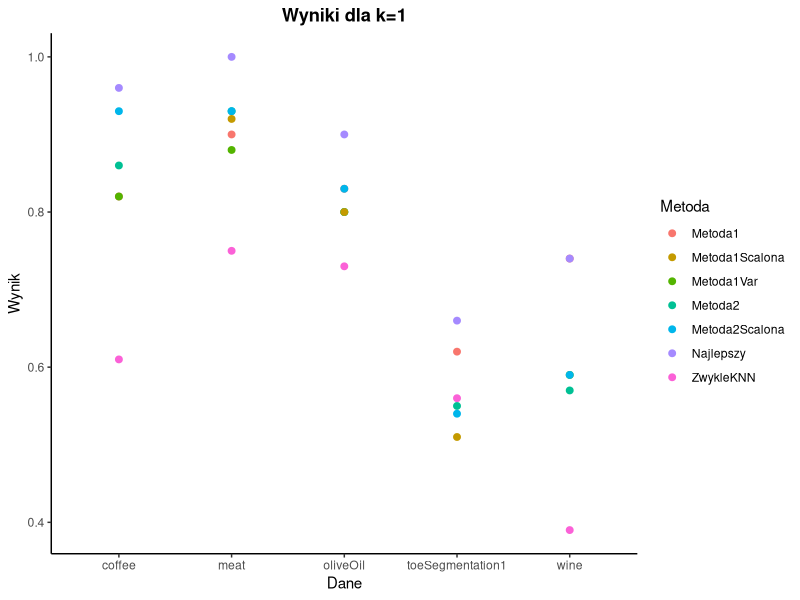
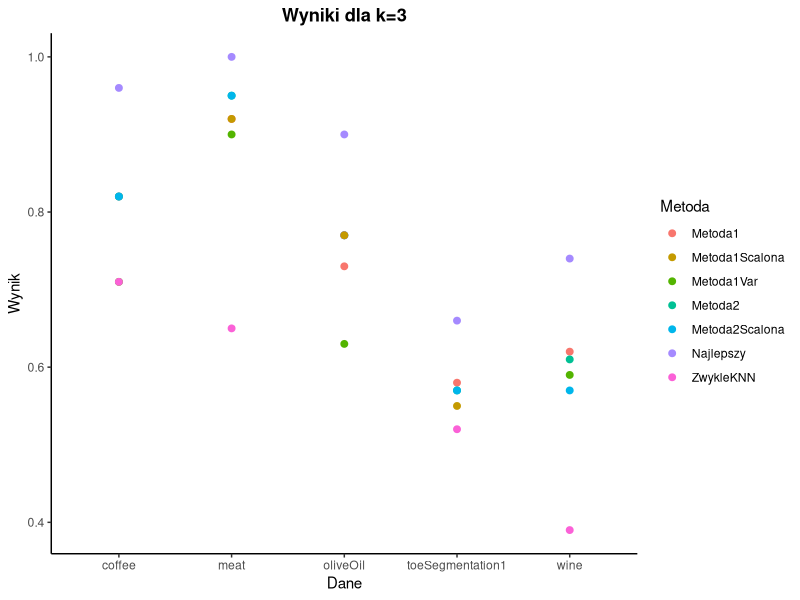
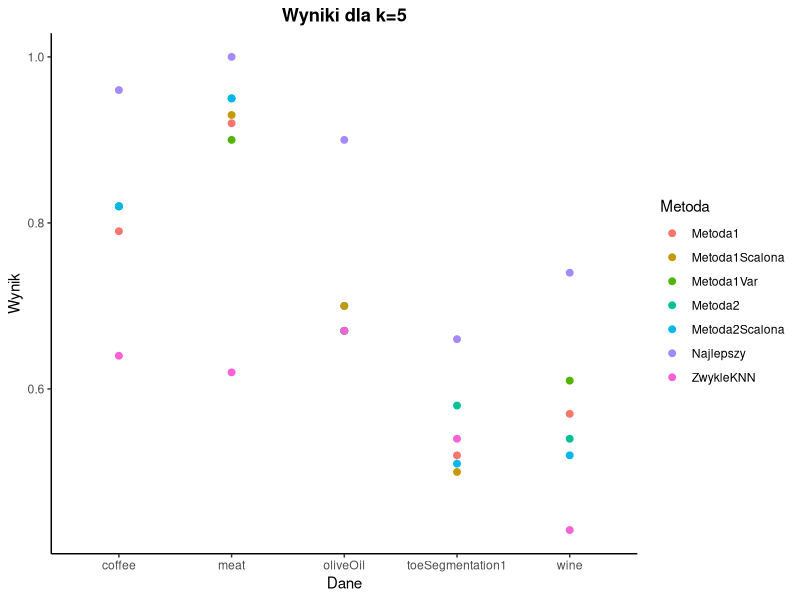
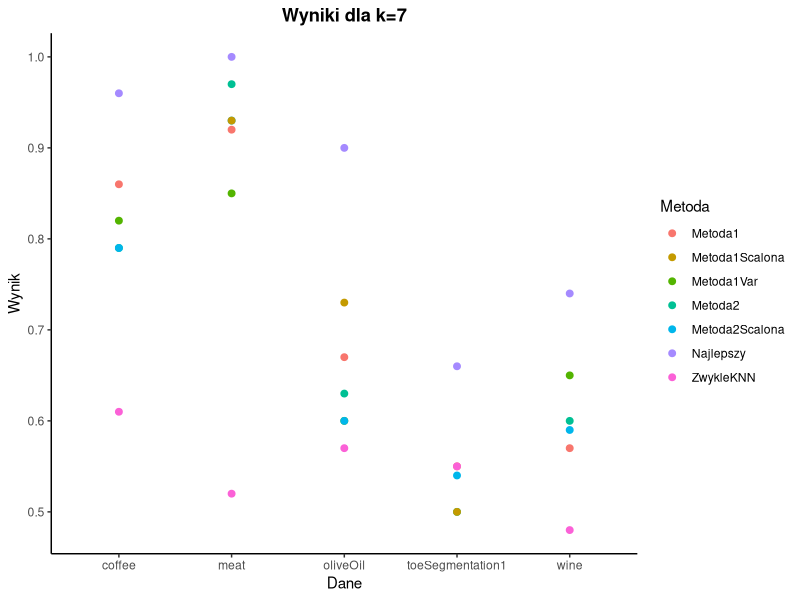
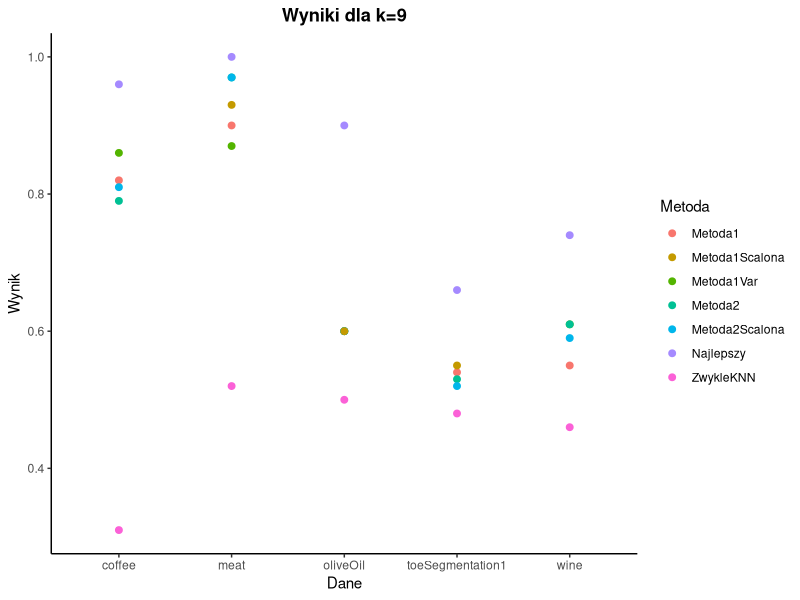
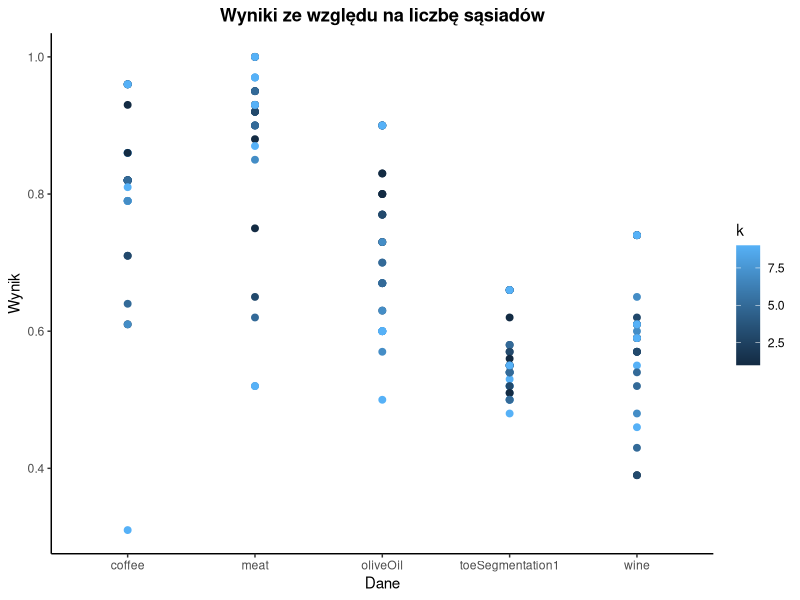
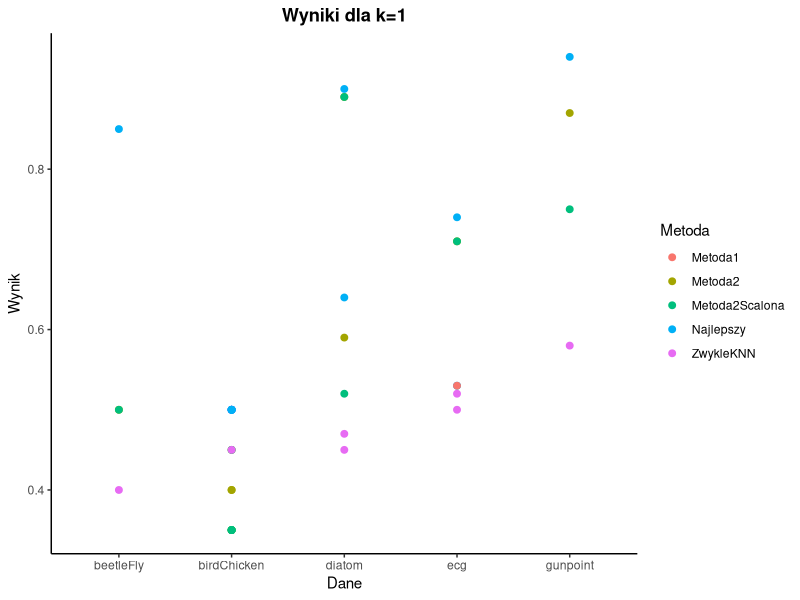
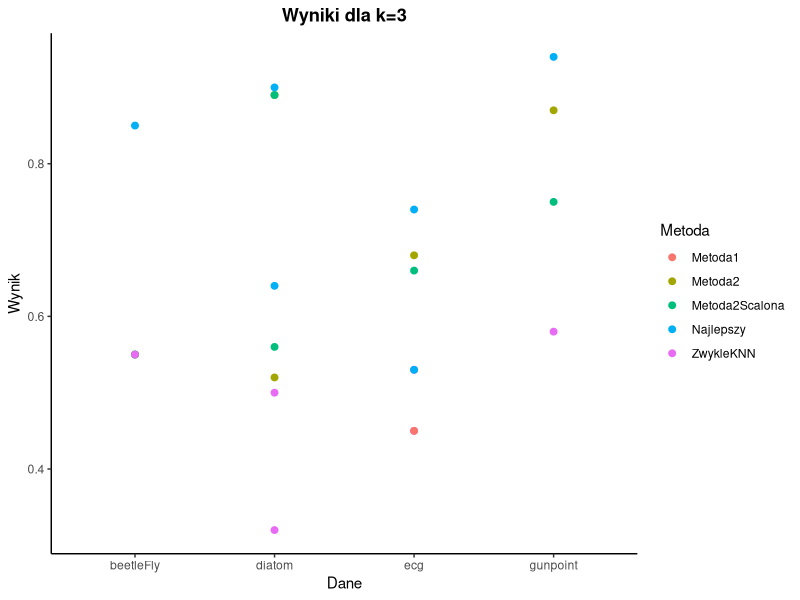

Reproduce these figures in R, in order.
coffee <- data.frame(data='coffee', k=1, Metoda1=0.82, Metoda1Var=0.82, Metoda2=0.86, Metoda2Scalona=0.93, ZwykleKNN=0.61, Najlepszy=0.96)
coffee3 <- data.frame(data='coffee', k=3, Metoda1=0.82, Metoda1Var=0.71, Metoda2=0.82, Metoda2Scalona=0.82, ZwykleKNN=0.71, Najlepszy=0.96)
coffee5 <- data.frame(data='coffee', k=5, Metoda1=0.79, Metoda1Var=0.82, Metoda2=0.82, Metoda2Scalona=0.82, ZwykleKNN=0.64, Najlepszy=0.96)
coffee7 <- data.frame(data='coffee', k=7, Metoda1=0.86, Metoda1Var=0.82, Metoda2=0.79, Metoda2Scalona=0.79, ZwykleKNN=0.61, Najlepszy=0.96)
coffee9 <- data.frame(data='coffee', k=9, Metoda1=0.82, Metoda1Var=0.86, Metoda2=0.79, Metoda2Scalona=0.81, ZwykleKNN=0.31, Najlepszy=0.96)


wine <- data.frame(data='wine', k=1, Metoda1=0.74, Metoda1Var=0.59, Metoda2=0.57, Metoda2Scalona=0.59, ZwykleKNN=0.39, Najlepszy=0.74)
wine3 <- data.frame(data='wine', k=3, Metoda1=0.62, Metoda1Var=0.59, Metoda2=0.61, Metoda2Scalona=0.57, ZwykleKNN=0.39, Najlepszy=0.74)
wine5 <- data.frame(data='wine', k=5, Metoda1=0.57, Metoda1Var=0.61, Metoda2=0.54, Metoda2Scalona=0.52, ZwykleKNN=0.43, Najlepszy=0.74)
wine7 <- data.frame(data='wine', k=7, Metoda1=0.57, Metoda1Var=0.65, Metoda2=0.6, Metoda2Scalona=0.59, ZwykleKNN=0.48, Najlepszy=0.74)
wine9 <- data.frame(data='wine', k=9, Metoda1=0.55, Metoda1Var=0.61, Metoda2=0.61, Metoda2Scalona=0.59, ZwykleKNN=0.46, Najlepszy=0.74)


meat <- data.frame(data='meat', k=1, Metoda1=0.9, Metoda1Var = 0.88, Metoda1Scalona=0.92, Metoda2=0.93, Metoda2Scalona=0.93, ZwykleKNN=0.75, Najlepszy=1)
meat3 <- data.frame(data='meat', k=3, Metoda1=0.92, Metoda1Var = 0.9, Metoda1Scalona=0.92, Metoda2=0.95, Metoda2Scalona=0.95, ZwykleKNN=0.65, Najlepszy=1)
meat5 <- data.frame(data='meat', k=5, Metoda1=0.92, Metoda1Var = 0.9, Metoda1Scalona=0.93, Metoda2=0.95, Metoda2Scalona=0.95, ZwykleKNN=0.62, Najlepszy=1)
meat7 <- data.frame(data='meat', k=7, Metoda1=0.92, Metoda1Var = 0.85, Metoda1Scalona=0.93, Metoda2=0.97, Metoda2Scalona=0.93, ZwykleKNN=0.52, Najlepszy=1)
meat9 <- data.frame(data='meat', k=9, Metoda1=0.9, Metoda1Var = 0.87, Metoda1Scalona=0.93, Metoda2=0.97, Metoda2Scalona=0.97, ZwykleKNN=0.52, Najlepszy=1)

olive <- data.frame(data='oliveOil', k=1, Metoda1=0.83, Metoda1Var = 0.8, Metoda1Scalona=0.8, Metoda2=0.8, Metoda2Scalona=0.83, ZwykleKNN=0.73, Najlepszy=0.9)
olive3 <- data.frame(data='oliveOil', k=3, Metoda1=0.73, Metoda1Var = 0.63, Metoda1Scalona=0.77, Metoda2=77, Metoda2Scalona=0.77, ZwykleKNN=0.77, Najlepszy=0.9)
olive5 <- data.frame(data='oliveOil', k=5, Metoda1=0.67, Metoda1Var = 0.67, Metoda1Scalona=0.7, Metoda2=0.67, Metoda2Scalona=0.7, ZwykleKNN=0.67, Najlepszy=0.9)
olive7 <- data.frame(data='oliveOil', k=7, Metoda1=0.67, Metoda1Var = 0.6, Metoda1Scalona=0.73, Metoda2=0.63, Metoda2Scalona=0.6, ZwykleKNN=0.57, Najlepszy=0.9)
olive9 <- data.frame(data='oliveOil', k=9, Metoda1=0.6, Metoda1Var = 0.6, Metoda1Scalona=0.6, Metoda2=0.6, Metoda2Scalona=0.6, ZwykleKNN=0.5, Najlepszy=0.9)

toe1 <- data.frame(data='toeSegmentation1', k=1, Metoda1=0.62, Metoda1Scalona=0.51, Metoda2=0.55, Metoda2Scalona=0.54, ZwykleKNN=0.56, Najlepszy=0.66)
toe13 <- data.frame(data='toeSegmentation1', k=3, Metoda1=0.58, Metoda1Scalona=0.55, Metoda2=0.57, Metoda2Scalona=0.57, ZwykleKNN=0.52, Najlepszy=0.66)
toe15 <- data.frame(data='toeSegmentation1', k=7, Metoda1=0.55, Metoda1Scalona=0.5, Metoda2=0.5, Metoda2Scalona=0.54, ZwykleKNN=0.55, Najlepszy=0.66)
toe17 <- data.frame(data='toeSegmentation1', k=5, Metoda1=0.52, Metoda1Scalona=0.5, Metoda2=0.58, Metoda2Scalona=0.51, ZwykleKNN=0.54, Najlepszy=0.66)
toe19 <- data.frame(data='toeSegmentation1', k=9, Metoda1=0.54, Metoda1Scalona=0.55, Metoda2=0.53, Metoda2Scalona=0.52, ZwykleKNN=0.48, Najlepszy=0.66)

tabela_duza = data.table::rbindlist(list(coffee, coffee3, coffee5, coffee7, coffee9,
                    wine, wine3, wine5, wine7, wine9,
                    meat, meat3, meat5, meat7, meat9, 
                    olive, olive3, olive5, olive7, olive9, 
                    toe1, toe13, toe15, toe17, toe19), fill = TRUE)
library(tidyr)
tabela_duza_long = tabela_duza %>% gather(key = 'Metoda', value= 'Wynik', -c(data, k))
tabela_duza_long[67, 4] = 0.77

# wykresy

library(ggplot2)

ggplot(data=tabela_duza_long[tabela_duza_long$k==1, ], aes(x=data, y=Wynik, color=Metoda)) +
  geom_point(size=2) + theme_classic() + ggtitle('Wyniki dla k=1') + xlab('Dane') + theme(plot.title = element_text(hjust=0.5, face='bold'))

ggplot(data=tabela_duza_long[tabela_duza_long$k==3, ], aes(x=data, y=Wynik, color=Metoda)) +
  geom_point(size=2) + theme_classic() + ggtitle('Wyniki dla k=3') + xlab('Dane') + theme(plot.title = element_text(hjust=0.5, face='bold'))

ggplot(data=tabela_duza_long[tabela_duza_long$k==5, ], aes(x=data, y=Wynik, color=Metoda)) +
  geom_point(size=2) + theme_classic() + ggtitle('Wyniki dla k=5') + xlab('Dane') + theme(plot.title = element_text(hjust=0.5, face='bold'))

ggplot(data=tabela_duza_long[tabela_duza_long$k==7, ], aes(x=data, y=Wynik, color=Metoda)) +
  geom_point(size=2) + theme_classic() + ggtitle('Wyniki dla k=7') + xlab('Dane') + theme(plot.title = element_text(hjust=0.5, face='bold'))

ggplot(data=tabela_duza_long[tabela_duza_long$k==9, ], aes(x=data, y=Wynik, color=Metoda)) +
  geom_point(size=2) + theme_classic() + ggtitle('Wyniki dla k=9') + xlab('Dane') + theme(plot.title = element_text(hjust=0.5, face='bold'))

ggplot(data=tabela_duza_long, aes(x=data, y=Wynik, color=k)) +
  geom_point(size=2) + theme_classic() + ggtitle('Wyniki ze względu na liczbę sąsiadów') + xlab('Dane') + theme(plot.title = element_text(hjust=0.5, face='bold'))


beetle <- data.frame(data='beetleFly', k=1, Metoda2=0.5, Metoda2Scalona=0.5, ZwykleKNN=0.4, Najlepszy=0.85)
beetle3 <- data.frame(data='beetleFly', k=3, Metoda2=0.55, Metoda2Scalona=0.55, ZwykleKNN=0.55, Najlepszy=0.85)
beetle5 <- data.frame(data='beetleFly', k=5, Metoda2=0.5, Metoda2Scalona=0.5, ZwykleKNN=0.6, Najlepszy=0.85)
beetle7 <- data.frame(data='beetleFly', k=7, Metoda2=0.5, Metoda2Scalona=0.5, ZwykleKNN=0.55, Najlepszy=0.85)
beetle9 <- data.frame(data='beetleFly', k=9, Metoda2=0.5, Metoda2Scalona=0.5, ZwykleKNN=0.5, Najlepszy=0.85)


gunpoint <- data.frame(data='gunpoint', k=1, Metoda2=0.87, Metoda2Scalona=0.75, ZwykleKNN=0.58, Najlepszy=0.94)
gunpoint3 <- data.frame(data='gunpoint', k=3, Metoda2=0.87, Metoda2Scalona=0.75, ZwykleKNN=0.58, Najlepszy=0.94)
gunpoint5 <- data.frame(data='gunpoint', k=5, Metoda2=0.87, Metoda2Scalona=0.75, ZwykleKNN=0.58, Najlepszy=0.94)
gunpoint7 <- data.frame(data='gunpoint', k=7, Metoda2=0.87, Metoda2Scalona=0.75, ZwykleKNN=0.58, Najlepszy=0.94)
gunpoint9 <- data.frame(data='gunpoint', k=9, Metoda2=0.87, Metoda2Scalona=0.75, ZwykleKNN=0.58, Najlepszy=0.94)

diatom <- data.frame(data='diatom', k=1, Metoda2=0.89, Metoda2Scalona=0.89, ZwykleKNN=0.45, Najlepszy=0.9)
diatom3 <- data.frame(data='diatom', k=3, Metoda2=0.89, Metoda2Scalona=0.89, ZwykleKNN=0.32, Najlepszy=0.9)
diatom5 <- data.frame(data='diatom', k=5, Metoda2=0.87, Metoda2Scalona=0.88, ZwykleKNN=0.28, Najlepszy=0.9)
diatom7 <- data.frame(data='diatom', k=7, Metoda2=0.77, Metoda2Scalona=0.8, ZwykleKNN=0.28, Najlepszy=0.9)
diatom9 <- data.frame(data='diatom', k=9, Metoda2=0.68, Metoda2Scalona=0.68, ZwykleKNN=0.27, Najlepszy=0.9)


herring <- data.frame(data='diatom', k=1, Metoda2=0.59, Metoda2Scalona=0.52, ZwykleKNN=0.47, Najlepszy=0.64)
herring3 <- data.frame(data='diatom', k=3, Metoda2=0.52, Metoda2Scalona=0.56, ZwykleKNN=0.5, Najlepszy=0.64)
herring5 <- data.frame(data='diatom', k=5, Metoda2=0.59, Metoda2Scalona=0.53, ZwykleKNN=0.55, Najlepszy=0.64)
herring7 <- data.frame(data='diatom', k=7, Metoda2=0.59, Metoda2Scalona=0.55, ZwykleKNN=0.55, Najlepszy=0.64)
herring9 <- data.frame(data='diatom', k=9, Metoda2=0.59, Metoda2Scalona=0.59, ZwykleKNN=0.56, Najlepszy=0.64)


bird <- data.frame(data='birdChicken', k=1, Metoda2=0.4, Metoda2Scalona=0.45, ZwykleKNN=0.45, Najlepszy=0.5)
bird3 <- data.frame(data='birdChicken', k=1, Metoda2=0.35, Metoda2Scalona=0.35, ZwykleKNN=0.5, Najlepszy=0.5)
bird5 <- data.frame(data='birdChicken', k=1, Metoda2=0.45, Metoda2Scalona=0.35, ZwykleKNN=0.5, Najlepszy=0.5)
bird7 <- data.frame(data='birdChicken', k=1, Metoda2=0.4, Metoda2Scalona=0.35, ZwykleKNN=0.5, Najlepszy=0.5)
bird9 <- data.frame(data='birdChicken', k=1, Metoda2=0.35, Metoda2Scalona=0.35, ZwykleKNN=0.5, Najlepszy=0.5)

ecg <- data.frame(data='ecg', k=1, Metoda2=0.71, Metoda2Scalona=0.71, ZwykleKNN=0.52, Najlepszy=0.74)
ecg3 <- data.frame(data='ecg', k=3, Metoda2=0.68, Metoda2Scalona=0.66, ZwykleKNN=0.53, Najlepszy=0.74)
ecg5 <- data.frame(data='ecg', k=5, Metoda2=0.63, Metoda2Scalona=0.61, ZwykleKNN=0.53, Najlepszy=0.74)
ecg7 <- data.frame(data='ecg', k=7, Metoda2=0.59, Metoda2Scalona=0.56, ZwykleKNN=0.51, Najlepszy=0.74)
ecg9 <- data.frame(data='ecg', k=9, Metoda2=0.59, Metoda2Scalona=0.56, ZwykleKNN=0.5, Najlepszy=0.74)

sony <- data.frame(data='ecg', k=1, Metoda1=0.53, ZwykleKNN=0.5, Najlepszy=0.53)
sony3 <- data.frame(data='ecg', k=3, Metoda1=0.45, ZwykleKNN=0.45, Najlepszy=0.53)
sony5 <- data.frame(data='ecg', k=5, Metoda1=0.43, ZwykleKNN=0.44, Najlepszy=0.53)
sony7 <- data.frame(data='ecg', k=7, Metoda1=0.43, ZwykleKNN=0.43, Najlepszy=0.53)
sony9 <- data.frame(data='ecg', k=9, Metoda1=0.43, ZwykleKNN=0.43, Najlepszy=0.53)

tabela_mala = data.table::rbindlist(list(beetle, beetle3, beetle5, beetle7, beetle9,
                                         gunpoint, gunpoint3, gunpoint5, gunpoint7, gunpoint9,
                                         diatom, diatom3, diatom5, diatom7, diatom9,
                                         herring, herring3, herring5, herring7, herring9,
                                         bird, bird3, bird5, bird7, bird9,
                                         ecg, ecg3, ecg5, ecg7, ecg9,
                                         sony, sony3, sony5, sony7, sony9), fill = TRUE)
tabela_mala_long = tabela_mala %>% gather(key = 'Metoda', value= 'Wynik', -c(data, k))


ggplot(data=tabela_mala_long[tabela_mala_long$k==1, ], aes(x=data, y=Wynik, color=Metoda)) +
  geom_point(size=2) + theme_classic() + ggtitle('Wyniki dla k=1') + xlab('Dane') + theme(plot.title = element_text(hjust=0.5, face='bold'))

ggplot(data=tabela_mala_long[tabela_mala_long$k==3, ], aes(x=data, y=Wynik, color=Metoda)) +
  geom_point(size=2) + theme_classic() + ggtitle('Wyniki dla k=3') + xlab('Dane') + theme(plot.title = element_text(hjust=0.5, face='bold'))

ggplot(data=tabela_mala_long[tabela_mala_long$k==5, ], aes(x=data, y=Wynik, color=Metoda)) +
  geom_point(size=2) + theme_classic() + ggtitle('Wyniki dla k=5') + xlab('Dane') + theme(plot.title = element_text(hjust=0.5, face='bold'))

ggplot(data=tabela_mala_long[tabela_mala_long$k==7, ], aes(x=data, y=Wynik, color=Metoda)) +
  geom_point(size=2) + theme_classic() + ggtitle('Wyniki dla k=7') + xlab('Dane') + theme(plot.title = element_text(hjust=0.5, face='bold'))

ggplot(data=tabela_mala_long[tabela_mala_long$k==9, ], aes(x=data, y=Wynik, color=Metoda)) +
  geom_point(size=2) + theme_classic() + ggtitle('Wyniki dla k=9') + xlab('Dane') + theme(plot.title = element_text(hjust=0.5, face='bold'))

ggplot(data=tabela_mala_long, aes(x=data, y=Wynik, color=k)) +
  geom_point(size=2) + theme_classic() + ggtitle('Wyniki ze względu na liczbę sąsiadów') + xlab('Dane') + theme(plot.title = element_text(hjust=0.5, face='bold'))
